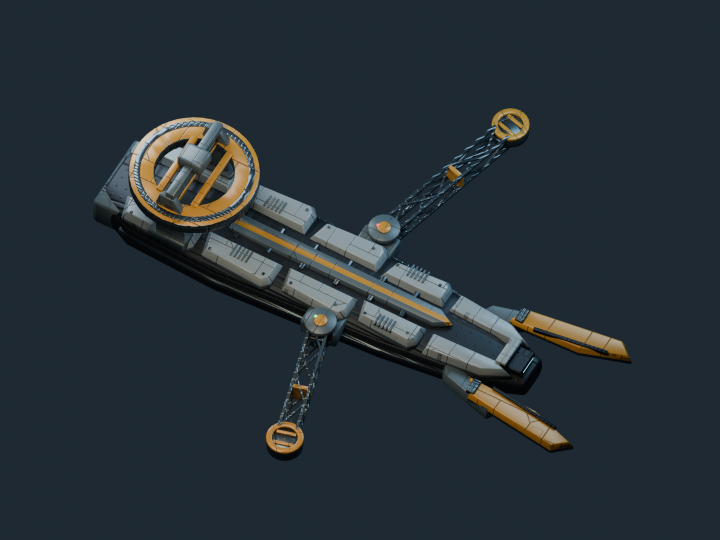
#> input picture design/visual-assets/tally-3/evidence/2026-10-05/source-review/tally-3-v1/chase.png, 1440 x 1080 px, given in place of baseline-source-oblique.jpg, which was not available (shown at 1/2 size)
$ python compose-rib-sheets.py
#> lines starting #> are read from the running program, lines starting #| are printed output that depends on the picture; pictures that were not available may be replaced by others from this repository, and a replacement may not be noted
from pathlib import Path
import argparse
from PIL import Image,ImageDraw,ImageFont
parser=argparse.ArgumentParser();parser.add_argument('--input-dir',default='artifacts');parser.add_argument('--output-dir',default='artifacts');args=parser.parse_args();r=Path(args.input_dir);out=Path(args.output_dir);out.mkdir(parents=True,exist_ok=True)
f=ImageFont.truetype('/usr/share/fonts/truetype/dejavu/DejaVuSans.ttf',14)
views=[('source-oblique','Source / chase direction'),('export-oblique','Export / chase direction'),('export-top','Export / top'),('export-side','Export / side')]
def sheet(labels,title,name):
#> called with name = 'rib-refined-source-export-comparison.jpg'
 im=Image.new('RGB',(1280,890),(22,25,30));d=ImageDraw.Draw(im);d.text((12,8),title,font=f,fill='white')
#> after `im = Image.new('RGB', (1280, 890), (22, 25, 30))`:
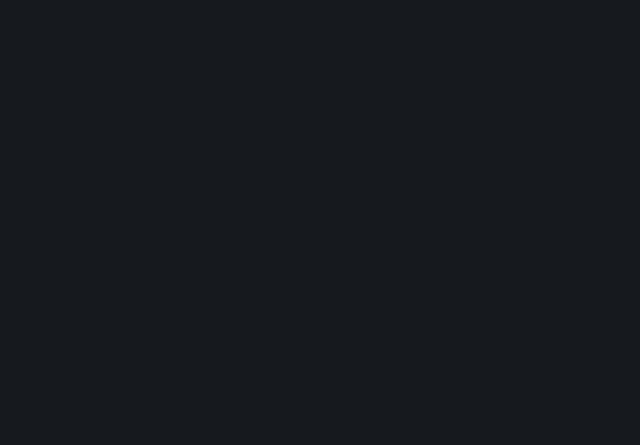
#> im: PIL image 1280x890 RGB (shown at 1/2 size); mean R, G, B 22, 25, 30
 for row,(label,description) in enumerate(labels):
  y=36+row*344
  for col,(suffix,heading) in enumerate(views):
   d.text((col*320+10,y),description+' | '+heading,font=f,fill='white');im.paste(Image.open(r/f'{label}-{suffix}.jpg'),(col*320,y+23))
#> after `im.paste(Image.open(r / f'{label}-{suffix}.jpg'), (col * 320, y + 23))`:
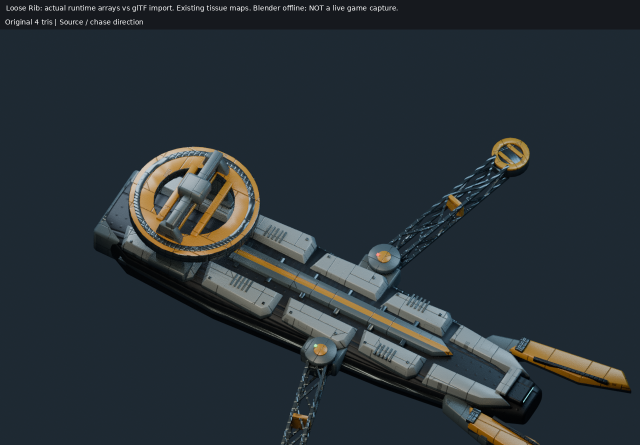
#> im: PIL image 1280x890 RGB (shown at 1/2 size); mean R, G, B 41.1, 49.9, 55.5
 d.text((12,729),'Reduced 128px panels, same framing: each pair = first row / second row. Inspection scale, not gameplay distance.',font=f,fill='white')
 for col,(suffix,_) in enumerate(views):
  for row,(label,_) in enumerate(labels):im.paste(Image.open(r/f'{label}-{suffix}.jpg').resize((128,128)),(col*320+row*144+16,752))
 im.save(out/name,quality=93)
#> (the run stopped early here; a loop or call above may not have finished)

$ run again, on design/visual-assets/tally-3/evidence/2026-10-05/source-review/tally-3-v1/close.png
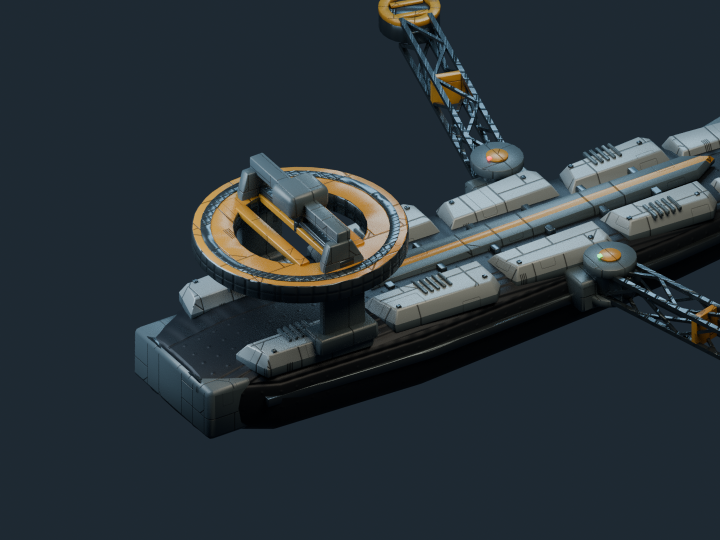
#> input picture design/visual-assets/tally-3/evidence/2026-10-05/source-review/tally-3-v1/close.png, 1440 x 1080 px, given in place of baseline-source-oblique.jpg, which was not available (shown at 1/2 size)
#> in sheet, `im.paste(Image.open(r / f'{label}-{suffix}.jpg'), (col * 320, y + 23))`:
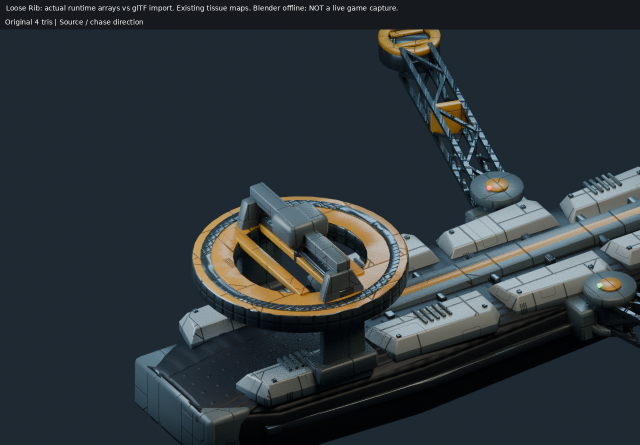
#> im: PIL image 1280x890 RGB (shown at 1/2 size); mean R, G, B 44.6, 53.1, 58.1
